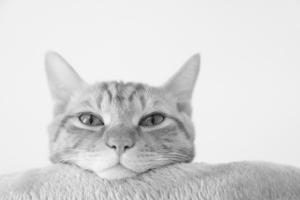
#> input picture img/matrix/cat_resized.jpg, 300 x 200 px, found by its file name
$ python rpca_test.py
#> lines starting #> are read from the running program, lines starting #| are printed output that depends on the picture; long printed decimals are rounded
# %%
import cv2
import numpy as np
import matplotlib.pyplot as plt


class R_pca:

    def __init__(self, D, mu=None, lmbda=None):
        self.D = D
        self.S = np.zeros(self.D.shape)
        self.Y = np.zeros(self.D.shape)

        if mu:
            self.mu = mu
        else:
            self.mu = np.prod(self.D.shape) / (4 * np.linalg.norm(self.D, ord=1))

        self.mu_inv = 1 / self.mu

        if lmbda:
            self.lmbda = lmbda
        else:
            self.lmbda = 1 / np.sqrt(np.max(self.D.shape))

    @staticmethod
    def frobenius_norm(M):
        return np.linalg.norm(M, ord="fro")

    @staticmethod
    def shrink(M, tau):
        return np.sign(M) * np.maximum((np.abs(M) - tau), np.zeros(M.shape))

    def svd_threshold(self, M, tau):
        U, S, V = np.linalg.svd(M, full_matrices=False)
        return np.dot(U, np.dot(np.diag(self.shrink(S, tau)), V))

    def fit(self, tol=None, max_iter=1000, iter_print=100):
        iter = 0
        err = np.inf
        Sk = self.S
        Yk = self.Y
        Lk = np.zeros(self.D.shape)

        if tol:
            _tol = tol
        else:
            _tol = 1e-7 * self.frobenius_norm(self.D)

        # this loop implements the principal component pursuit (PCP) algorithm
        # located in the table on page 29 of https://arxiv.org/pdf/0912.3599.pdf
        while (err > _tol) and iter < max_iter:
            Lk = self.svd_threshold(
                self.D - Sk + self.mu_inv * Yk, self.mu_inv
            )  # this line implements step 3
            Sk = self.shrink(
                self.D - Lk + (self.mu_inv * Yk), self.mu_inv * self.lmbda
            )  # this line implements step 4
            Yk = Yk + self.mu * (self.D - Lk - Sk)  # this line implements step 5
            err = self.frobenius_norm(self.D - Lk - Sk)
            iter += 1
            if (iter % iter_print) == 0 or iter == 1 or iter > max_iter or err <= _tol:
                print("iteration: {0}, error: {1}".format(iter, err))

        self.L = Lk
        self.S = Sk
        return Lk, Sk

    def plot_fit(self, size=None, tol=0.1, axis_on=True):

        n, d = self.D.shape

        if size:
            nrows, ncols = size
        else:
            sq = np.ceil(np.sqrt(n))
            nrows = int(sq)
            ncols = int(sq)

        ymin = np.nanmin(self.D)
        ymax = np.nanmax(self.D)
        print("ymin: {0}, ymax: {1}".format(ymin, ymax))

        numplots = np.min([n, nrows * ncols])
        plt.figure()

        for n in range(numplots):
            plt.subplot(nrows, ncols, n + 1)
            plt.ylim((ymin - tol, ymax + tol))
            plt.plot(self.L[n, :] + self.S[n, :], "r")
            plt.plot(self.L[n, :], "b")
            if not axis_on:
                plt.axis("off")


img = cv2.imread("img/matrix/cat_resized.jpg", cv2.IMREAD_GRAYSCALE)
#> img is the input picture: shape (200, 300); min 17, max 248, mean 217
img = img.astype(np.float64) / 255.0  # 归一化
# add 椒盐噪声
noise = np.random.choice([0, 1], size=img.shape, p=[0.99, 0.01])
img[noise == 1] = np.random.choice([0, 1], size=np.sum(noise), p=[0.5, 0.5])
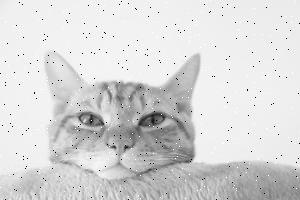
#> img: shape (200, 300) float64; min 0, max 1, mean 0.847

rpca = R_pca(D=img, lmbda=0.2)
#> in __init__, `self.mu = np.prod(self.D.shape) / (4 * np.linalg.norm(self.D, ord=1))`: self.mu = 80.7
#> in __init__, `self.mu_inv = 1 / self.mu`: self.mu_inv = 0.0124
L, S = rpca.fit(tol=1e-7, max_iter=1000, iter_print=100)
#> the loop in fit, `while (err > _tol) and iter < max_iter:` made 1000 passes
#> err on passes 1 to 3: 0.118, 0.00374, 0.00157
#| iteration: 1, error: 0.1184
#| iteration: 100, error: 0.001608
#| iteration: 200, error: 0.001385
#| iteration: 300, error: 0.000883
#| iteration: 400, error: 0.0002576
#| iteration: 500, error: 3.974929617007266e-05
#| iteration: 600, error: 1.651996765910253e-05
#| iteration: 700, error: 1.0190239961206605e-05
#> (further printed lines are left out)
#> pass 1, in svd_threshold, `U, S, V = np.linalg.svd(M, full_matrices=False)`:
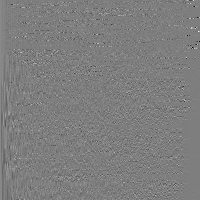
#> U: shape (200, 200) float64; min -0.849, max 0.864, mean 0.000311; drawn with min black and max white
#> pass 1, in svd_threshold, `U, S, V = np.linalg.svd(M, full_matrices=False)`:
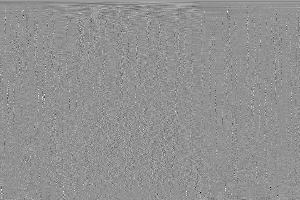
#> V: shape (200, 300) float64; min -0.692, max 0.516, mean 0.000318; drawn with min black and max white
#> pass 1, in fit, `Sk = self.shrink( self.D - Lk + (self.mu_inv * Yk), self.mu_inv * self..`:
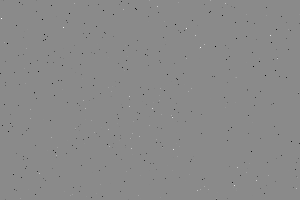
#> Sk: shape (200, 300) float64; min -0.00968, max 0.00818, mean -1.93e-05; drawn with min black and max white
#> after the loop in fit, `while (err > _tol) and iter < max_iter:`:
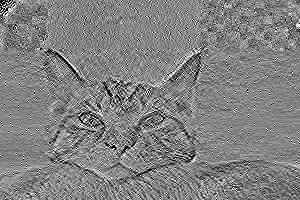
#> Yk: shape (200, 300) float64; min -0.2, max 0.2, mean 0.00404; drawn with min black and max white
#> after the loop in fit, `while (err > _tol) and iter < max_iter:`: iter = 1000


# %%
plt.figure(figsize=(10, 5))
plt.subplot(1, 2, 1)
plt.imshow(L, cmap="gray")
plt.title("Low-rank component")
plt.axis("off")
plt.subplot(1, 2, 2)
plt.imshow(S, cmap="gray")
plt.title("Sparse component")
plt.axis("off")
plt.tight_layout()
plt.show()

# %%
S = (S - np.min(S)) / (np.max(S) - np.min(S))  # normalize sparse component
# save all images
cv2.imwrite("img/matrix/cat_low_rank.jpg", (L * 255).astype(np.uint8))
cv2.imwrite("img/matrix/cat_sparse.jpg", (S * 255).astype(np.uint8))
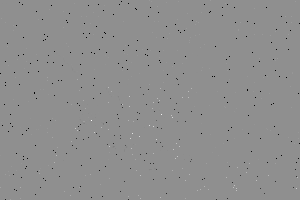
#> saved as cat_sparse.jpg: shape (200, 300); min 0, max 255, mean 142.5
cv2.imwrite("img/matrix/cat_noisy.jpg", (img * 255).astype(np.uint8))
